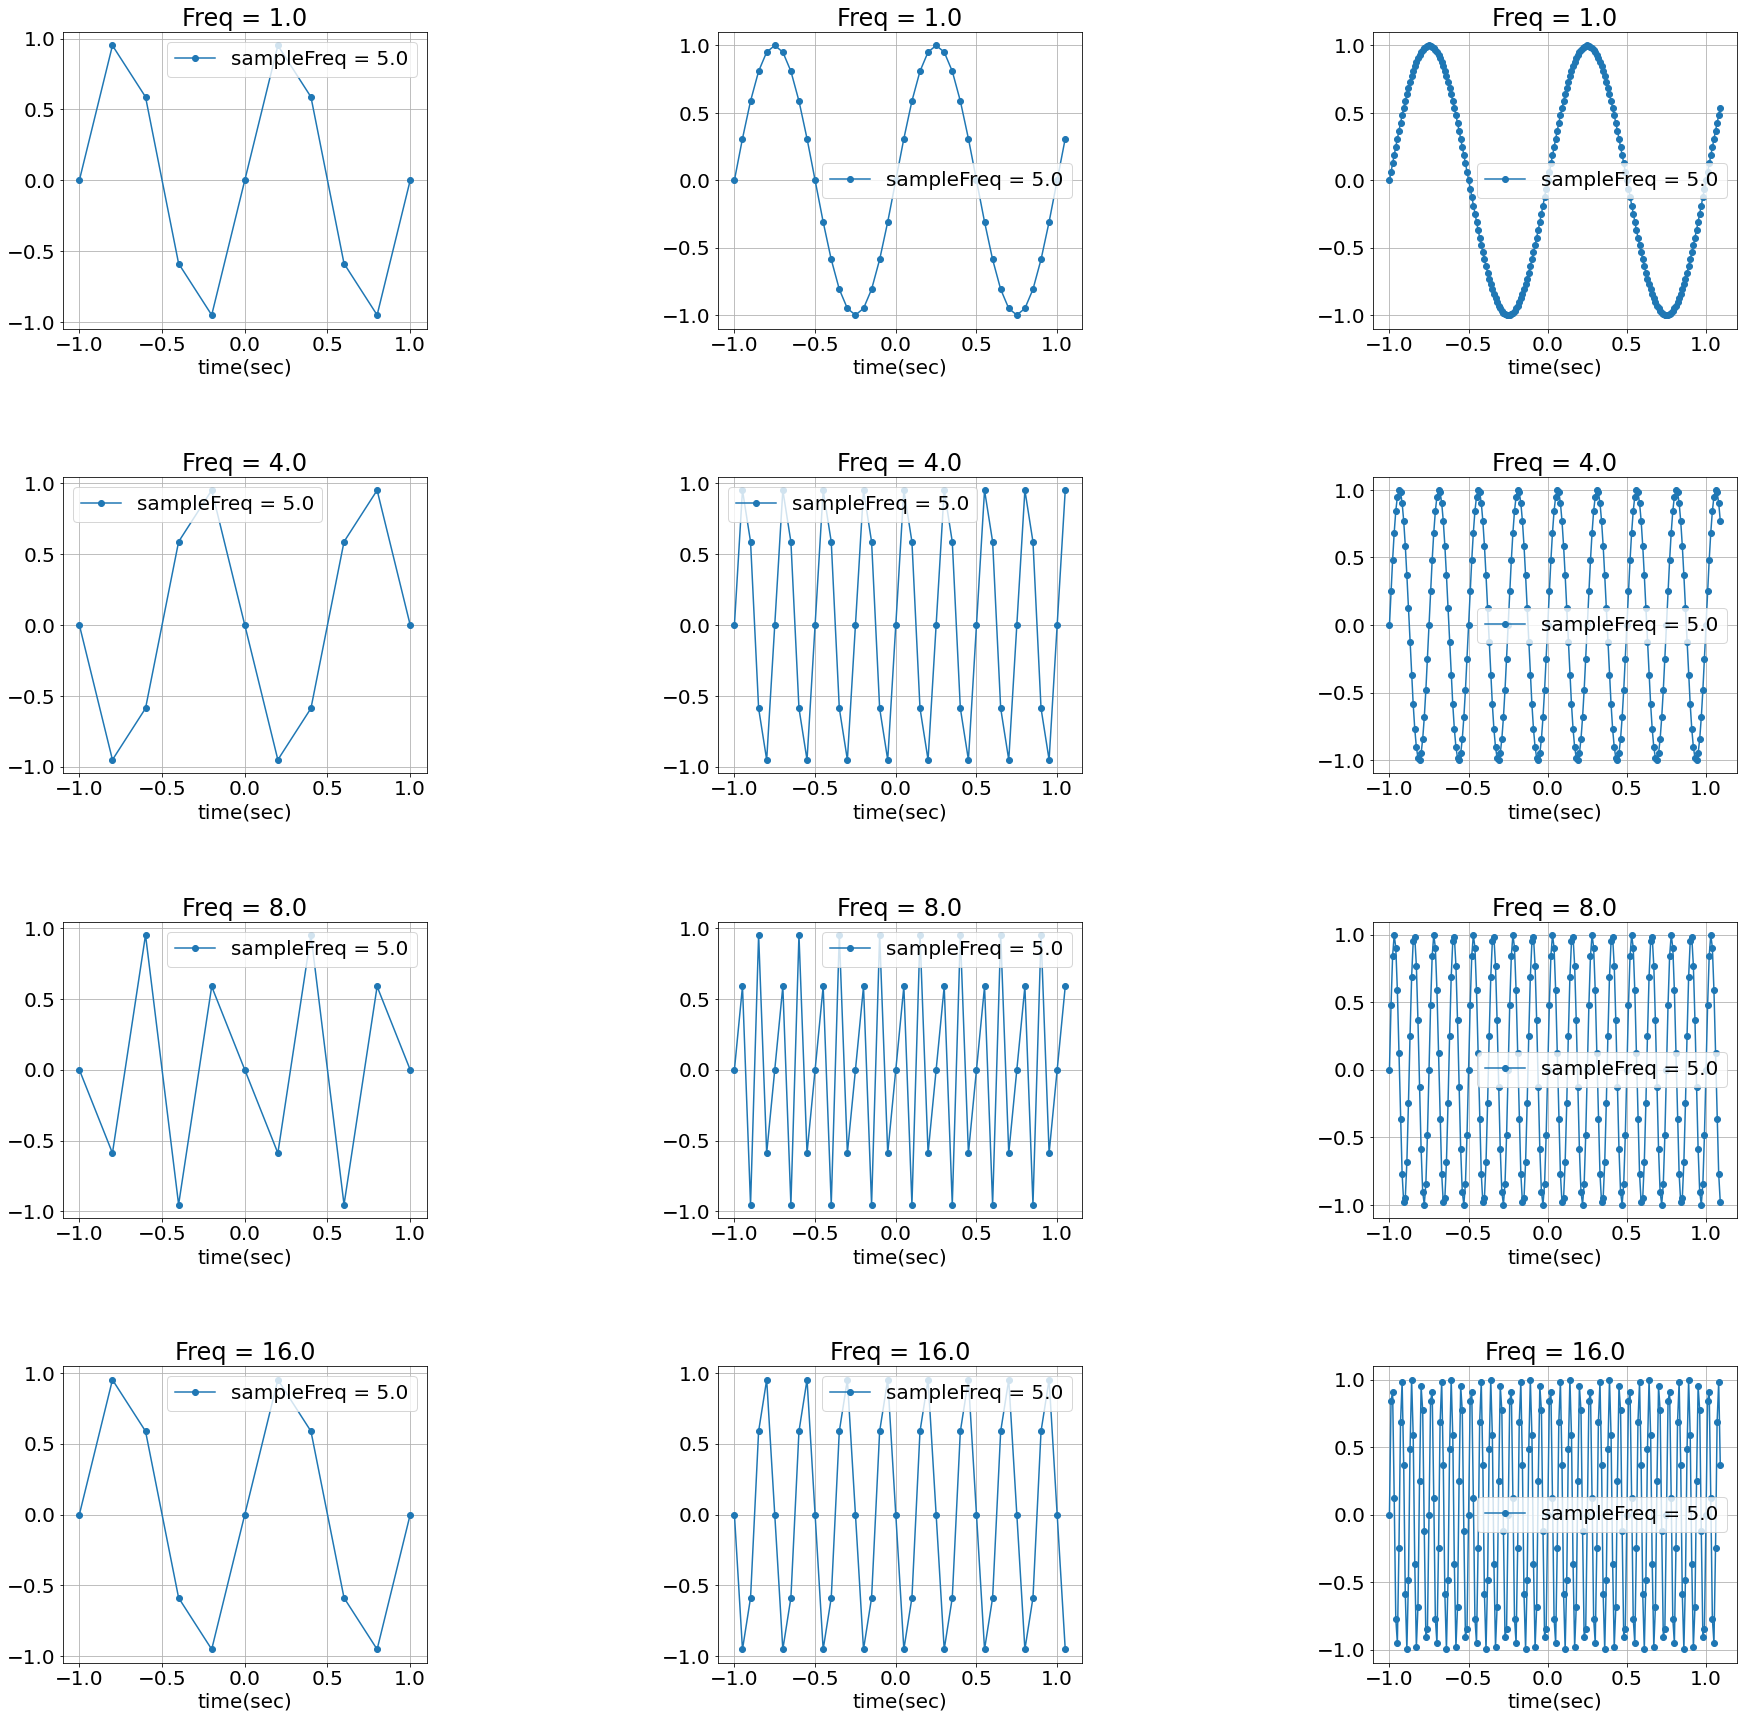

The Python source for this figure:
# Instructions
#
# Plot sinewave, frequency =[1,4,8,16] , Amp=1, phase = 0, baseline = 0 in each row.
    # First column: sampling rate = 5. 
    # 2nd column: sampling rate = 20
    # 3rd column: sampling rate = 100
    # NOTE: define sampling rate (=sampling frequency) first. 
    #       Then compute sampling interval. Finally, generate xdata (ranges from -1 to 1)
# Save figure as 'Task05-1_Sampling_rate_Yourname.pdf'
# Submit both your source code and figure pdf file

#%%
import numpy as np
import matplotlib.pyplot as plt

SAMPLING_RATE = [5, 20, 100]
FREQ =[1.00, 4.00, 8.00, 16.00]
AMP, PHASE, BASELINE = 1, 0, 0

x_time = [np.arange(-1.0, 1.1, 1/i) for i in SAMPLING_RATE]     # データポイントを生成

def sinewave(x_time, amp, freq, phase, baseline):
    phase_rad = phase*np.pi/180     # 位相
    omega = 2*np.pi*freq            # 角周波数
    y = amp * np.sin(omega * x_time - phase_rad) + baseline
    return y

# ---------------------------< data plot >----------------------------
fig, ax = plt.subplots(4,3,figsize=(30,30))
plt.subplots_adjust(hspace=0.5, wspace=0.8)

for k in range(4):
    for l in range(3):
        ax[k][l].set_title('Freq = ' + str(FREQ[k]))
        ax[k][l].set_xlabel('time(sec)')
        ax[k][l].grid()
        ax[k][l].plot(x_time[l], sinewave(x_time[l], AMP, FREQ[k], PHASE, BASELINE), marker='o', label = 'sampleFreq = 5.0')
        ax[k][l].legend()
# ------------------------------------------------------------------------
# %%
